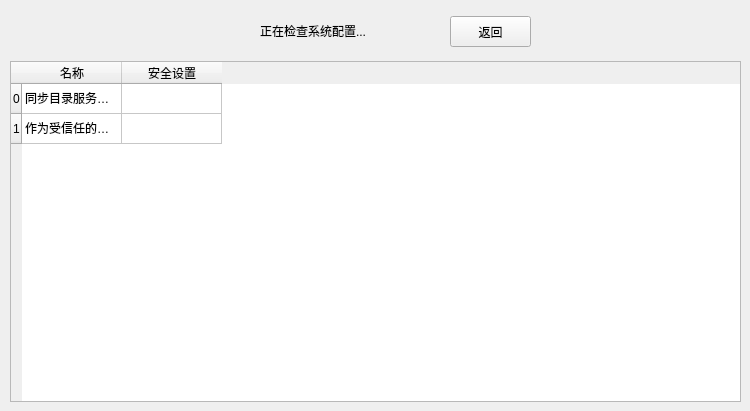
      <widget class="QWidget" name="page_16">
       <widget class="RingsMapProgressbar" name="peizhiRings">
        <property name="geometry">
         <rect>
          <x>10</x>
          <y>10</y>
          <width>201</width>
          <height>201</height>
         </rect>
        </property>
       </widget>
       <widget class="QPushButton" name="peizhiBackButton">
        <property name="geometry">
         <rect>
          <x>450</x>
          <y>16</y>
          <width>81</width>
          <height>31</height>
         </rect>
        </property>
        <property name="styleSheet">
         <string notr="true"/>
        </property>
        <property name="text">
         <string>返回</string>
        </property>
       </widget>
       <widget class="QLabel" name="sysLabel_5">
        <property name="geometry">
         <rect>
          <x>260</x>
          <y>10</y>
          <width>181</width>
          <height>41</height>
         </rect>
        </property>
        <property name="styleSheet">
         <string notr="true">font: 16pt &quot;微软雅黑&quot;;
color: rgb(0, 0, 0);</string>
        </property>
        <property name="text">
         <string>正在检查系统配置...</string>
        </property>
       </widget>
       <widget class="QTableWidget" name="peizhiTableWidget">
        <property name="geometry">
         <rect>
          <x>10</x>
          <y>61</y>
          <width>731</width>
          <height>341</height>
         </rect>
        </property>
        <row>
         <property name="text">
          <string>0</string>
         </property>
        </row>
        <row>
         <property name="text">
          <string>1</string>
         </property>
        </row>
        <column>
         <property name="text">
          <string>名称</string>
         </property>
        </column>
        <column>
         <property name="text">
          <string>安全设置</string>
         </property>
        </column>
        <item row="0" column="0">
         <property name="text">
          <string>同步目录服务数据</string>
         </property>
        </item>
        <item row="1" column="0">
         <property name="text">
          <string>作为受信任的呼叫方访问凭据管理器</string>
         </property>
        </item>
       </widget>
      </widget>
